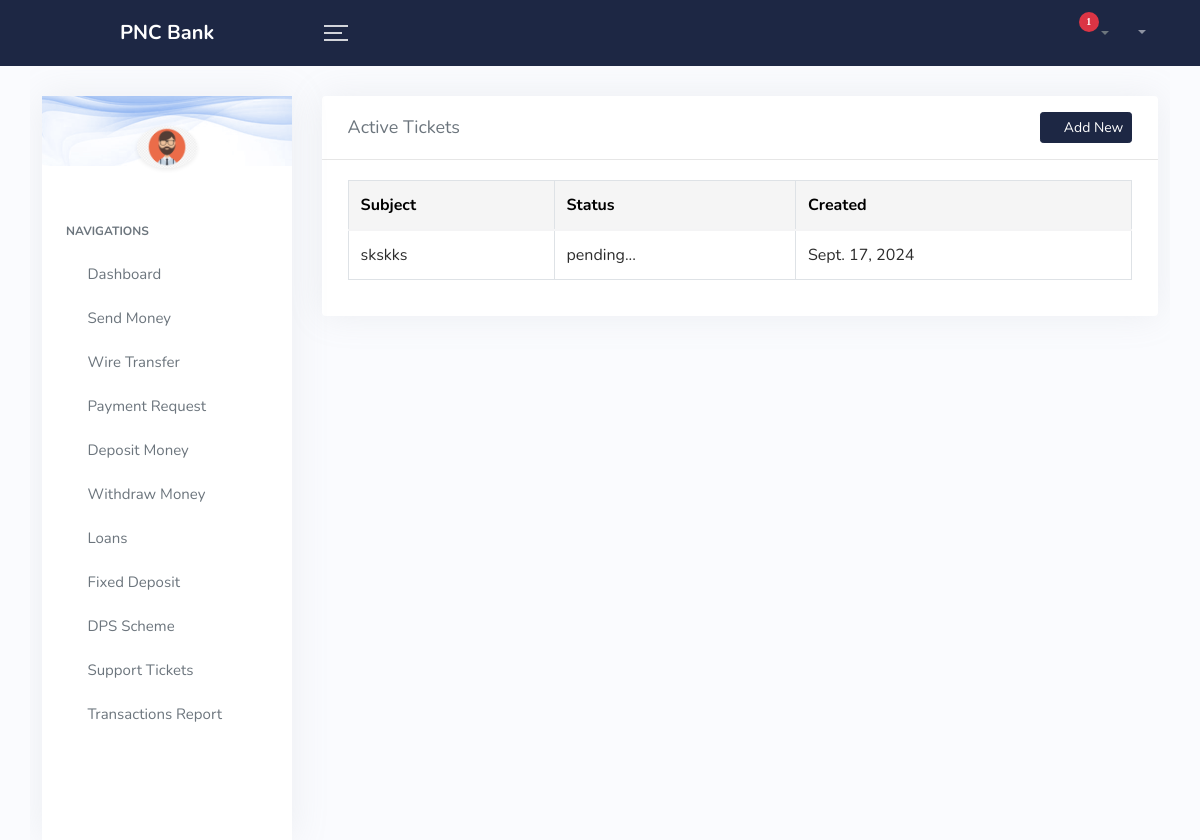
Screenshot of /myticket/ (signed in) with the database file from the repository.
### bank/models.py (models this page shows, shortened)
class Deposit (models.Model):
    user = models.OneToOneField (User, null = True, blank = True, on_delete = models.CASCADE)
    name = models.CharField (max_length = 200,  null = True)
    dollar = models.CharField (max_length = 200,  null = True, default = "0",)
    notification_number = models.CharField (max_length = 200, default = "1",)
    notification_message = models.CharField (max_length = 200,)
    notification_time = models.CharField (max_length = 200, default = "19 hours ago",)

class Customer (models.Model):
    user = models.OneToOneField (User, null = True, blank = True, on_delete = models.CASCADE)
    name = models.CharField (max_length = 200,  null = True)
    email = models.CharField (max_length = 200, null = True)
    phone_number = models.CharField (max_length = 200, null = True)
    verify = models.CharField (max_length = 200, null = True, default = "yes",)
    profile_pic = models.ImageField (default = "avater.png", null = True, blank = True)

class Ticket (models.Model):
    user = models.ForeignKey(
        User, on_delete=models.CASCADE, null=True, blank=True)
    name = models.CharField (max_length = 200,  null = True)
    subject = models.CharField (max_length = 200,)
    message = models.TextField (max_length = 200,)
    attachment = models.ImageField ( null = True, blank = True)
    status = models.CharField (max_length = 200, default = "Pending...",)
    time = models.DateField(auto_now=True)

### bank/views.py (the view)
@login_required (login_url = "login")
def myticket(request):
    user = request.user
    ticket = Ticket.objects.filter(user=user)
    context = {'ticket':ticket}
    return render (request, "bank/myticket.html", context)

### bank/templates/bank/myticket.html (shortened to what this page needs)
<!DOCTYPE html>
{% load static %}
{%  block content %}
<html lang="en">
<head>
	<link href="{% static 'css/datatables.min.css' %}" rel="stylesheet" type="text/css" />
	<link href="{% static 'css/dropify.min.css' %}" rel="stylesheet">
	<link href="{% static 'css/sweetalert2.min.css' %}" rel="stylesheet" type="text/css">
	<link href="{% static 'css/animate.css' %}" rel="stylesheet" type="text/css">
	<link href="{% static 'css/select2.min.css' %}" rel="stylesheet" type="text/css" />
	<link href="{% static 'css/daterangepicker.css' %}" rel="stylesheet" />
	<link href="{% static 'css/jquery.toast.min.css' %}" rel="stylesheet" />
	<link rel="stylesheet" href="{% static 'icofont/icofont.min.css' %}">
	<link rel="stylesheet" href="{% static 'css/styles.css' %}">
</head>
    <body class="sb-nav-fixed">
		<nav class="sb-topnav navbar navbar-expand navbar-dark bg-dark">
            <div class="container-fluid">
				<a class="navbar-brand text-md-center" href="{% url 'dashboard' %}">PNC Bank</a>
				<button class="btn btn-link btn-sm mr-auto" id="sidebarToggle" href="#">
					<div class="lines">
                        <span></span>
                        <span></span>
                        <span></span>
                    </div>
				</button>
				<ul class="navbar-nav ml-auto ml-md-0 notification-area">
					<li class="nav-item dropdown animate-dropdown">
						<i class="icofont-notification dropdown-toggle" data-toggle="dropdown">
																						<span id="notification-count">{{request.user.deposit.notification_number}}</span>
													</i>
					</li>
				</ul>
				<ul class="navbar-nav ml-auto ml-md-0">
					<li class="nav-item dropdown animate-dropdown">
						<a class="nav-link dropdown-toggle" id="userDropdown" href="#" role="button" data-toggle="dropdown" aria-haspopup="true" aria-expanded="false"><i class="icofont-ui-user"></i></a>
					</li>
				</ul>
			</div>
        </nav>
		<div id="layoutSidenav" class="container-fluid d-flex align-items-stretch">
			<div id="layoutSidenav_nav">
                <nav class="sb-sidenav accordion sb-sidenav-light" id="sidenavAccordion">
					<div class="sidebar-user">
                        <a href="javascript: void(0);">
                            <img src="{{request.user.customer.profile_pic.url}}" alt="user-image" height="42" class="rounded-circle shadow-sm">
                        </a>
                    </div>
					<div class="sb-sidenav-menu">
                        <div class="nav">
                            <div class="sb-sidenav-menu-heading">NAVIGATIONS</div>
<a class="nav-link" href="{% url 'dashboard' %}">
	<div class="sb-nav-link-icon"><i class="icofont-dashboard-web"></i></div>
	Dashboard
</a>
<a class="nav-link" href="{% url 'send-money' %}">
	<div class="sb-nav-link-icon"><i class="icofont-location-arrow"></i></div>
	Send Money
</a>
<a class="nav-link" href="{% url 'wire-transfer' %}">
	<div class="sb-nav-link-icon"><i class="icofont-bank-transfer"></i></div>
	Wire Transfer
</a>
<a class="nav-link collapsed" href="#" data-toggle="collapse" data-target="#payment_request" aria-expanded="false" aria-controls="collapseLayouts">
	<div class="sb-nav-link-icon"><i class="icofont-credit-card"></i></div>
	Payment Request
	<div class="sb-sidenav-collapse-arrow"><i class="icofont-rounded-down"></i></div>
</a>
<a class="nav-link collapsed" href="#" data-toggle="collapse" data-target="#deposit" aria-expanded="false" aria-controls="collapseLayouts">
	<div class="sb-nav-link-icon"><i class="icofont-plus-circle"></i></div>
	Deposit Money
	<div class="sb-sidenav-collapse-arrow"><i class="icofont-rounded-down"></i></div>
</a>
<a class="nav-link" href="{% url 'manual-withdraw' %}">
	<div class="sb-nav-link-icon"><i class="icofont-minus-circle"></i></div>
	Withdraw Money
</a>
<a class="nav-link collapsed" href="#" data-toggle="collapse" data-target="#loans" aria-expanded="false" aria-controls="collapseLayouts">
	<div class="sb-nav-link-icon"><i class="icofont-dollar-minus"></i></div>
	Loans
	<div class="sb-sidenav-collapse-arrow"><i class="icofont-rounded-down"></i></div>
</a>
<a class="nav-link collapsed" href="#" data-toggle="collapse" data-target="#fdr" aria-expanded="false" aria-controls="collapseLayouts">
	<div class="sb-nav-link-icon"><i class="icofont-money"></i></div>
	Fixed Deposit
	<div class="sb-sidenav-collapse-arrow"><i class="icofont-rounded-down"></i></div>
</a>
<a class="nav-link collapsed" href="#" data-toggle="collapse" data-target="#dps" aria-expanded="false" aria-controls="collapseLayouts">
	<div class="sb-nav-link-icon"><i class="icofont-money-bag"></i></div>
	DPS Scheme
	<div class="sb-sidenav-collapse-arrow"><i class="icofont-rounded-down"></i></div>
</a>
<a class="nav-link collapsed" href="#" data-toggle="collapse" data-target="#tickets" aria-expanded="false" aria-controls="collapseLayouts">
	<div class="sb-nav-link-icon"><i class="icofont-live-support"></i></div>
	Support Tickets
	<div class="sb-sidenav-collapse-arrow"><i class="icofont-rounded-down"></i></div>
</a>
<a class="nav-link" href="{% url 'transactions-report' %}">
	<div class="sb-nav-link-icon"><i class="icofont-chart-histogram"></i></div>
	Transactions Report
</a>
                        </div>
                    </div>
                </nav>
            </div>
			<div id="layoutSidenav_content">
				<main>
<div class="row">
	<div class="col-lg-12">
		<div class="card no-export">
		    <div class="card-header d-flex align-items-center">
				<span class="panel-title">Active Tickets</span>
				<a class="btn btn-primary btn-sm ml-auto" href="{% url 'create-ticket' %}"><i class="icofont-plus-circle"></i> Add New</a>
			</div>
			<div class="card-body">
				<table id="support_tickets_table" class="table table-bordered data-table">
					<thead>
					    <tr>
							<th>Subject</th>
							<th>Status</th>
							<th>Created</th>
					    </tr>
					</thead>
					<tbody>
						{% for ticket in ticket %}
						<tr>
							<td>{{ ticket.subject }}</td>
							<td>{{ ticket.status }}</td>
							<td>{{ ticket.time }}</td>
						</tr>
						{% endfor %}
											</tbody>
				</table>
			</div>
		</div>
	</div>
</div>
				</main>
			</div>
		</div>
    </body>
	{%  endblock content %}
</html>

### rows the page displays
Ticket: subject "skskks", status "pending...", time "Sept. 17, 2024"

### other values shown
{{ request.user.deposit.notification_number }} "1"
